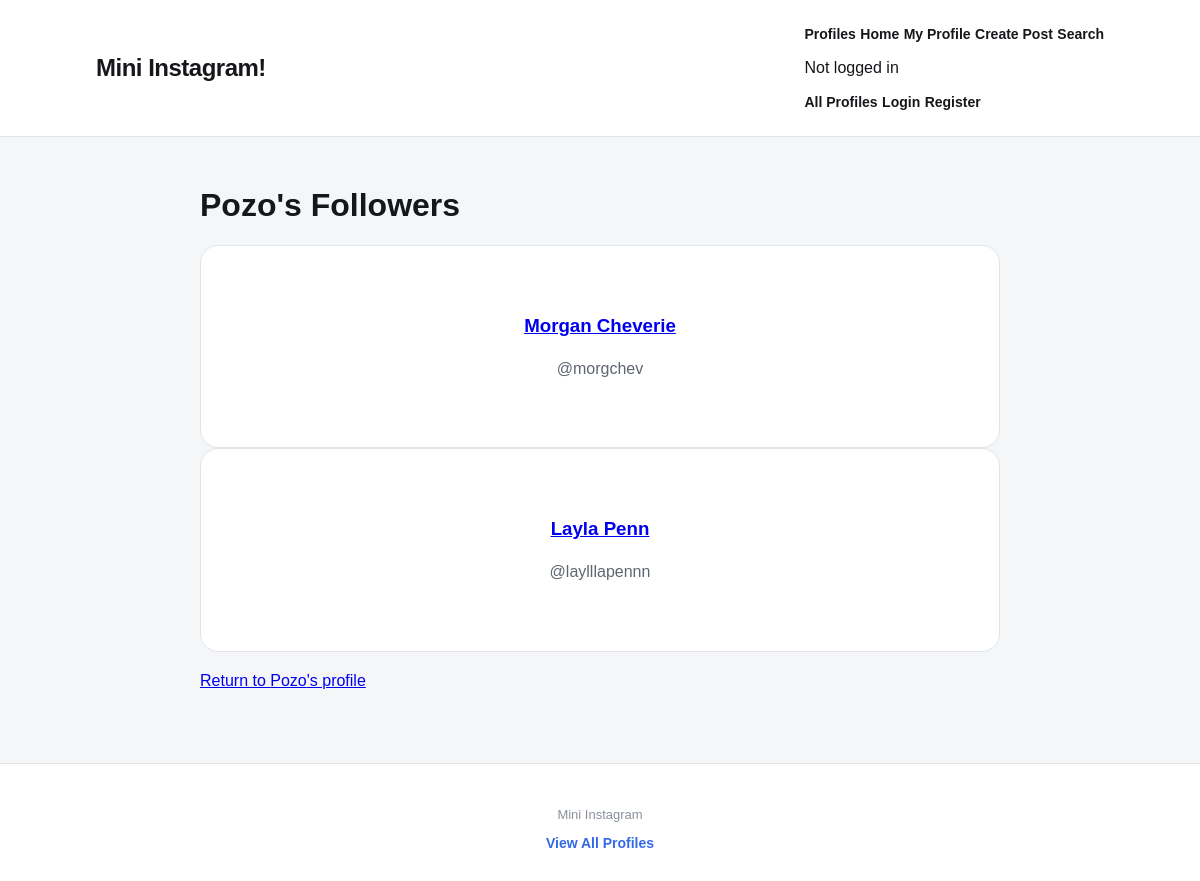
The app's page /mini_insta/profile/2/followers with its own data.
### mini_insta/models.py (models this page shows, shortened)
class Profile(models.Model):
    username = models.TextField(blank=True)
    display_name = models.TextField(blank=True)
    profile_image_url = models.URLField(blank=True)
    bio_text = models.TextField(blank=True)
    join_date = models.DateTimeField(auto_now=True) # will set published field automatically to the current time
    user = models.ForeignKey(User, on_delete=models.CASCADE)
    def get_followers(self):
        follows = Follow.objects.filter(profile=self)
        followers = [follow.follower_profile for follow in follows]
        return followers

### mini_insta/views.py (the view)
# urls.py: path('profile/<int:pk>/followers', ShowFollowersDetailView.as_view(), name='show_followers'),
class ShowFollowersDetailView(DetailView):
    model = Profile
    template_name = "mini_insta/show_followers.html"
    context_object_name = "profile"

### mini_insta/templates/mini_insta/show_followers.html
      {% extends 'mini_insta/base.html' %}
      {% block content %}
      <main class="profile-page">
        <h1>{{ profile.display_name}}'s Followers</h1>
        {% for follower in profile.get_followers %}
            <article>
                <h3>
                    <a href="{% url 'show_profile' profile.pk %}">
                        {{ follower.display_name }}
                    </a>
                </h3>
                <p>@{{ follower.username }}</p>
            </article>
        {% empty %}
            <p>This profile has no followers yet</p>
        {% endfor %}
        <p>
            <a href="{% url 'show_profile' profile.pk %}">
                Return to {{ profile.display_name }}'s profile
            </a>
        </p>
      </main>
      {% endblock %}

### static/A3.css (style rules this page uses)
* { box-sizing: border-box; }
body { margin: 0; font-family: Arial, Helvetica, sans-serif; background-color: #f5f6f8; color: #15171a; }
main { width: 84%; max-width: 1100px; margin: 50px auto; }
.profile-page { max-width: 800px; }
.profile-page article { background-color: white; border: 1px solid #e1e4e8; border-radius: 18px; padding: 50px; text-align: center; }
.profile-page p { color: #5f6670; line-height: 1.6; }

### records on screen
Profile: display_name "Pozo"
Profile: display_name "Morgan Cheverie", username "morgchev"
Profile: display_name "Layla Penn", username "laylllapennn"
